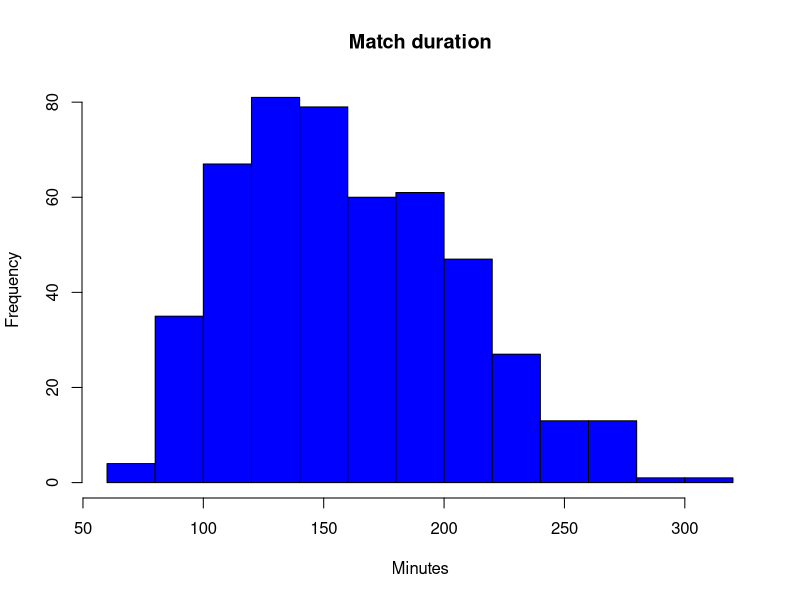
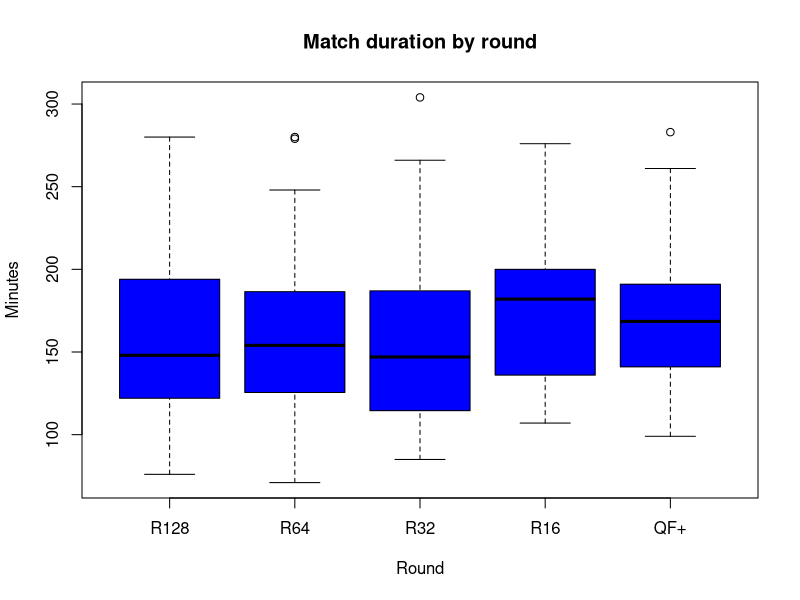
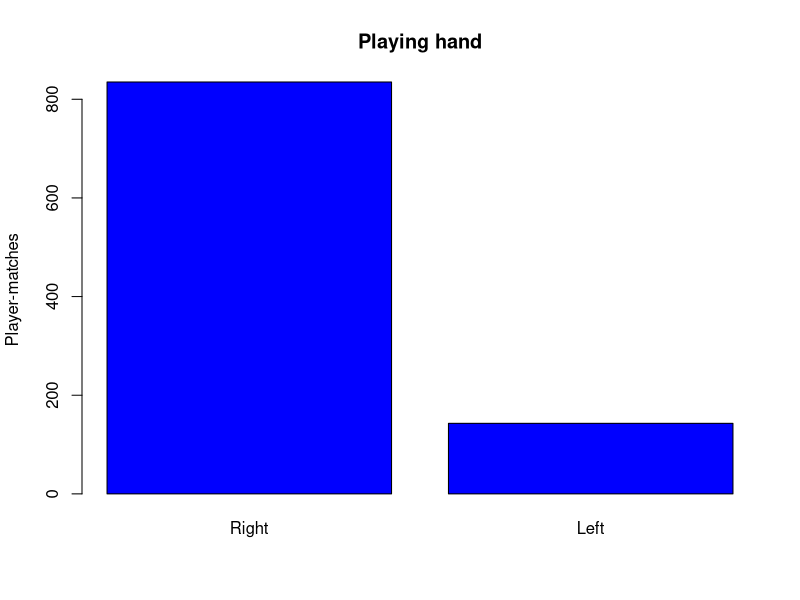
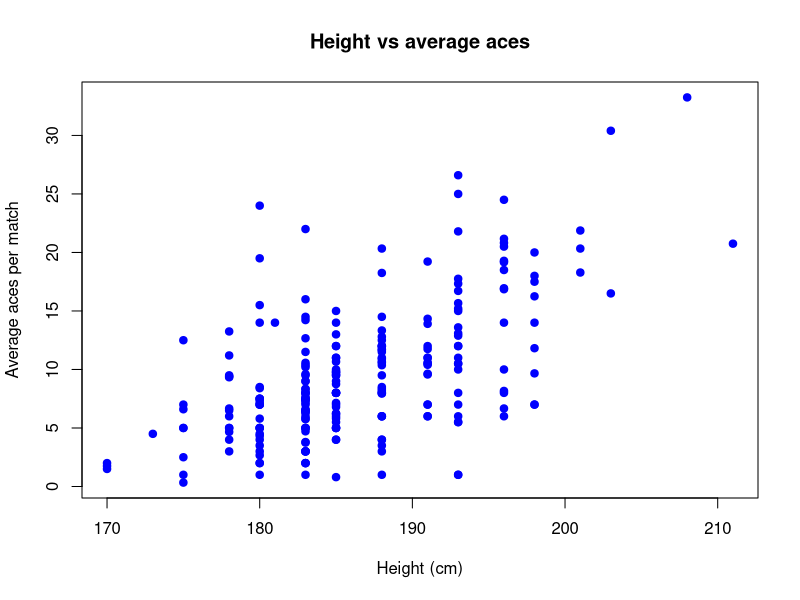
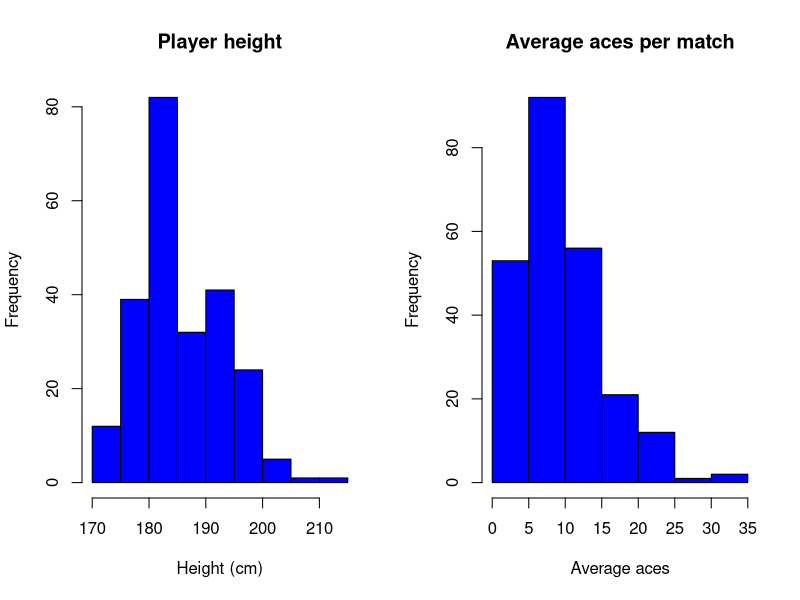
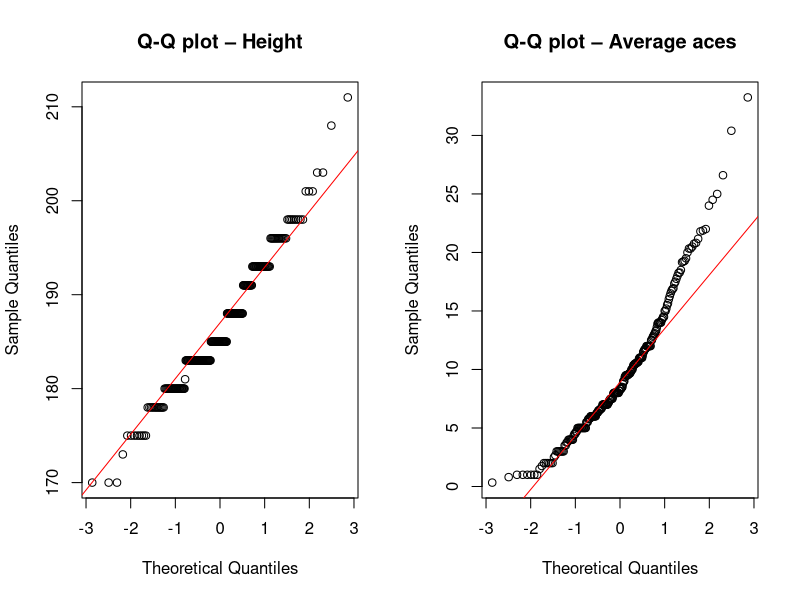
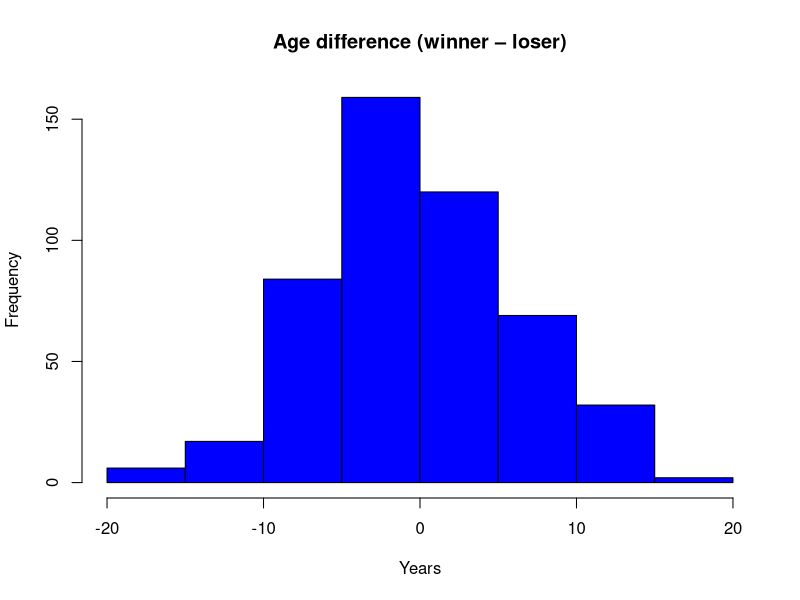
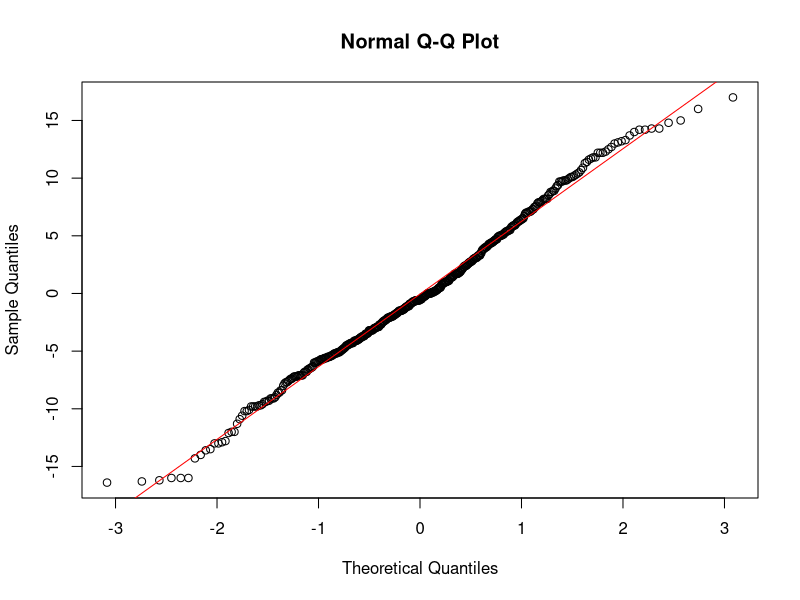

Recreate these plots in R, in order.
# =====================================================================
# Christopher McGlynn

# CA2 – Data Analysis: Men's singles at Wimbledon, 2022–2025
#
# Dataset : Jeff Sackmann, tennis_atp
#           https://github.com/JeffSackmann/tennis_atp
#           Files atp_matches_2022.csv to atp_matches_2025.csv
# Structure: one row = one match. Columns starting "winner_" / "w_"
#           for winner, "loser_" / "l_" for loser.
#
# The script has two parts:
#   PART 1 – Data preparation (steps 1 to 10)
#   PART 2 – One hypothesis test for each of the five questions
#
# Every question follows the same five steps:
#   1. State H0 and H1, name the independent (IV) and dependent (DV) variable
#   2. Describe the data (mean, median, variance)
#   3. Check normality – histogram, Q-Q plot and Shapiro-Wilk test
#   4. Choose the test from the variable types and the normality result
#   5. Run the test, compare p with 0.05 and write the conclusion
#
# The questions:
#  1.Do taller players serve more aces?
#  2.Are match winners older or younger than the players they beat?
#  3.Do left-handers win more often than right-handers when they meet?
#  4.Do winners serve fewer double faults than losers?
#  5.Does match duration differ by round?
# =====================================================================

#install.packages(c("lattice","car","rstatix","dplyr","coin"))  # run once only
library(lattice)  # histogram() split by group (Q5)
library(car)      # leveneTest() – checks for equal variances (Q5)
library(rstatix)  # wilcox_effsize() – effect size for the Wilcoxon test (Q4)
library(dplyr)    # group_by() and summarise() – average aces per player (Q1)

# =====================================================================
# PART 1 – DATA PREPARATION
# =====================================================================

# ---- Step 1: Read the dataset ----------------------------
all_matches <- read.csv("Data/atp_matches_2022_2025.csv")
dim(all_matches)   
str(all_matches)   # shows the type of every column
cat("Matches in the full dataset:", nrow(all_matches), "\n") # 11,923 rows (matches) 
cat("Columns in the full dataset:", ncol(all_matches), "\n") # 49 columns

# The file has no year column, so create one from tournament date
all_matches$year <- all_matches$tourney_date %/% 10000
table(all_matches$year)

# ---- Step 2: Keep Wimbledon matches only ----------------------------
wimbledon <- subset(all_matches, tourney_name == "Wimbledon")
dim(wimbledon)          
table(wimbledon$year)  # 127 matches every year
cat("Wimbledon matches:", nrow(wimbledon), "\n") # 508 matches

# These three columns can be dropped as Wimbledon will have the same
# figures for each one and therefore no point including these
table(wimbledon$surface)
table(wimbledon$best_of)
table(wimbledon$tourney_level)

# ---- Step 3: Remove retirements and walkovers -----------------------
# A match that stopped early (RET = retired, W/O = walkover,
# DEF = default)  would effect the results.
# grepl() returns TRUE for every score containing one of those words
retired <- grepl("RET|W/O|DEF", wimbledon$score)
sum(retired)                    
cat("Matches that did not finish:", sum(retired), "\n")  # 17 matches did not finish
wimbledon <- wimbledon[!retired, ]
nrow(wimbledon)                 
cat("Matches left after removing retirements and walkovers:", nrow(wimbledon), "\n")  # 491 matches left


# ---- Step 4: Keep only the variables needed for the five questions --
include_list <- names(wimbledon) %in% c("year", "round", "minutes",
                                        "winner_id", "winner_name", "winner_hand", "winner_ht", "winner_age",
                                        "loser_id", "loser_name", "loser_hand", "loser_ht", "loser_age",
                                        "w_ace", "l_ace", "w_df", "l_df")

wimbledon <- wimbledon[(include_list)]
str(wimbledon)


# ---- Step 5: Missing data ------------------------------------------
# Count the NAs in each column
colSums(is.na(wimbledon))            # one missing height for a winner and one for a loser
# Show the rows that have at least one NA
wimbledon[!complete.cases(wimbledon), ]

# Playing hand uses "U" for unknown instead of NA, so it is not
# picked up by is.na() so had to convert "U" to NA so R treats it as missing.
table(wimbledon$winner_hand)
table(wimbledon$loser_hand)
wimbledon$winner_hand[wimbledon$winner_hand == "U"] <- NA
wimbledon$loser_hand[wimbledon$loser_hand == "U"] <- NA

# na.omit() removes every row with an NA.
# Only 2 matches are affected
wimbledon <- na.omit(wimbledon)
nrow(wimbledon)                      

# ---- Step 6: Rename and convert variable types ---------------------
# I changed minutes to match minutes
names(wimbledon)[names(wimbledon) == "minutes"] <- "match_minutes"

# Round is read in as text (character). It is ORDINAL data - it has a natural order
# (first round -> final), so convert it to an ORDERED factor
wimbledon$round <- factor(wimbledon$round, order = TRUE,
                          levels = c("R128", "R64", "R32", "R16", "QF", "SF", "F"))
table(wimbledon$round)   # QF = 15, SF = 7, F = 4 – too few to test on their own so have to make amendments

# Group the quarter-finals, semi-finals and final into one level, "QF+",
# so that every group has enough matches for Q5 (26 matches)
wimbledon$round_group <- as.character(wimbledon$round)
wimbledon$round_group[wimbledon$round %in% c("QF", "SF", "F")] <- "QF+"
wimbledon$round_group <- factor(wimbledon$round_group, order = TRUE,
                                levels = c("R128", "R64", "R32", "R16", "QF+"))
table(wimbledon$round_group)

# Playing hand is NOMINAL data – the categories have no natural order –
# so convert it to a plain (unordered) factor
wimbledon$winner_hand <- factor(wimbledon$winner_hand, levels = c("R", "L"),
                                labels = c("Right", "Left"))
wimbledon$loser_hand  <- factor(wimbledon$loser_hand,  levels = c("R", "L"),
                                labels = c("Right", "Left"))

# ---- Step 7: New variables for the paired questions ----------------
# Q2 and Q4 compare the winner and loser of the SAME match, so they
# are paired. A paired test works on the difference within each match.
# A negative value here means the winner had less than the loser.
wimbledon$age_diff <- wimbledon$winner_age - wimbledon$loser_age   # Q2 Age
wimbledon$df_diff  <- wimbledon$w_df - wimbledon$l_df              # Q4


# ---- Step 8: Restructure to one row per player per match -----------
# At the moment each row in the spreadsheet holds TWO players.
# I Split every match into a winner row and a loser row with the same
# column names.
# This allows us to examine player statistics by match result.

winners <- data.frame(year = wimbledon$year, round = wimbledon$round,
                      height = wimbledon$winner_ht, age = wimbledon$winner_age,
                      hand = wimbledon$winner_hand, aces = wimbledon$w_ace,
                      double_faults = wimbledon$w_df, result = "Won")
losers  <- data.frame(year = wimbledon$year, round = wimbledon$round,
                      height = wimbledon$loser_ht, age = wimbledon$loser_age,
                      hand = wimbledon$loser_hand, aces = wimbledon$l_ace,
                      double_faults = wimbledon$l_df, result = "Lost")

# rbind() stacks the winner and loser rows
players <- rbind(winners, losers)     # 489 x 2 = 978 rows

# result is a new categorical variable (Won / Lost) -> factor
players$result <- factor(players$result, levels = c("Won", "Lost"))
str(players)

# ---- Step 9: Descriptive statistics --------------------------------
# Mean, median, variance and standard deviation of each numeric
# variable. sapply() applies the same function to every column,
# and data.frame() puts the four results side by side in one table.
num_vars <- players[, c("height", "age", "aces", "double_faults")]
desc_stats <- data.frame(Mean     = sapply(num_vars, mean),
                         Median   = sapply(num_vars, median),
                         Variance = sapply(num_vars, var),
                         SD       = sapply(num_vars, sd))
round(desc_stats, 2)   # round() to 2 decimal places so it is easier to read

# For aces, the mean (10.6) is higher than the median (9). A few matches
# with very high ace counts (up to 54) pull the mean up, while the median
# is not affected by extreme values.
#
# For height (187.2 v 188) and age (27.1 v 26.7) the mean and median
# are close, which suggests a more symmetrical spread.
#
# Note: These statistics describe individual player-match observations.
# Q1 uses a separate dataset containing average aces per player.
# player_aces: one row per player (237 players), with aces
# averaged across all their Wimbledon matches, so every player
# counts once and the observations are independent.

# Match duration is stored in the wimbledon data frame (one row per match),
# not in players, so its mean, median, variance and standard deviation
# are calculated separately here.
mean(wimbledon$match_minutes); median(wimbledon$match_minutes)
var(wimbledon$match_minutes);  sd(wimbledon$match_minutes)

# Categorical variables are described with counts
table(players$hand)          # 835 right-handed, 143 left-handed
table(players$result)        # 489 won, 489 lost
table(wimbledon$round_group)


# ---- Step 10: Charts -----------------------------------
# Charts related to the data
hist(wimbledon$match_minutes, col = "blue", main = "Match duration",
     xlab = "Minutes")
boxplot(match_minutes ~ round_group, data = wimbledon, col = "blue",
        main = "Match duration by round", xlab = "Round", ylab = "Minutes")
barplot(table(players$hand), col = "blue", main = "Playing hand",
        ylab = "Player-matches")

# =====================================================================
# PART 2 – HYPOTHESIS TESTS
# For every test:
# p <= 0.05 -> reject H0
# p > 0.05  -> fail to reject H0
# =====================================================================

# =====================================================================
# Q1 – Do taller players serve more aces?
# =====================================================================

# H0: There is no correlation between height and average aces
#     served per match (rho = 0)
# H1: There is a correlation between height and average aces
#     served per match (rho != 0)
# Two-tailed, alpha = 0.05
#
# Variables:
#   height   – INDEPENDENT variable, continuous numeric (cm)
#   avg_aces – DEPENDENT variable, numeric (average aces per match)
#   Both are numeric variables, so no conversion is required.
#
# Each player will only appear once in the analysis.
# Average aces are calculated across all their Wimbledon matches.

# ---------------------------------------------------------------
# Create one dataset containing all players
# ---------------------------------------------------------------

# Create one row for every winner
q1_winners <- data.frame(
  player_id = wimbledon$winner_id,
  player_name = wimbledon$winner_name,
  height = wimbledon$winner_ht,
  aces = wimbledon$w_ace
)

# Create one row for every loser
q1_losers <- data.frame(
  player_id = wimbledon$loser_id,
  player_name = wimbledon$loser_name,
  height = wimbledon$loser_ht,
  aces = wimbledon$l_ace
)

# Combine winners and losers
q1_player_matches <- rbind(q1_winners, q1_losers)

# Calculate average aces per player across all matches
player_aces <- q1_player_matches %>%
  group_by(player_id) %>%
  summarise(
    player_name = first(player_name),
    height = first(height),
    avg_aces = mean(aces),
    matches = n(),
    .groups = "drop"
  )

# Examine the new dataset
View(player_aces)
str(player_aces)   # 237 players
plot(player_aces$height, player_aces$avg_aces, pch = 19, col = "blue",
     main = "Height vs average aces", xlab = "Height (cm)",
     ylab = "Average aces per match")


# ---------------------------------------------------------------
# Statistics
# ---------------------------------------------------------------

summary(player_aces)

mean(player_aces$height)       # 186.5
median(player_aces$height)     # 185
var(player_aces$height)        # 46.7

mean(player_aces$avg_aces)     # 9.6
median(player_aces$avg_aces)   # 8.3
var(player_aces$avg_aces)      # 32.7


# ---------------------------------------------------------------
# Normality: visual checks
# ---------------------------------------------------------------

par(mfrow = c(1, 2))

hist(player_aces$height, col = "blue",
     main = "Player height", xlab = "Height (cm)")

hist(player_aces$avg_aces, col = "blue",
     main = "Average aces per match", xlab = "Average aces")

# Q-Q plots

qqnorm(player_aces$height, main = "Q-Q plot – Height")
qqline(player_aces$height, col = "red")

qqnorm(player_aces$avg_aces, main = "Q-Q plot – Average aces")
qqline(player_aces$avg_aces, col = "red")

par(mfrow = c(1, 1))


# ---------------------------------------------------------------
# Normality: Shapiro-Wilk tests
# ---------------------------------------------------------------

# H0: Data is normally distributed
# H1: Data is not normally distributed

shapiro.test(player_aces$height)     # W = 0.969, p < 0.001 -> reject H0 -> not normal
shapiro.test(player_aces$avg_aces)   # W = 0.935, p < 0.001 -> reject H0 -> not normal

# DECISION: two numeric variables, neither normally distributed
#   -> SPEARMAN'S RANK CORRELATION


# ---------------------------------------------------------------
# Statistical test: Spearman's rank correlation
# ---------------------------------------------------------------

# exact = FALSE because there are tied values (many players share a height)
cor.test(player_aces$height, player_aces$avg_aces,
         method = "spearman", exact = FALSE)
#   rho = 0.531, p < 2.2e-16 -> p <= 0.05 -> REJECT H0

# Interpreting rho:
# Positive = taller players tend to serve more aces.
# Negative = taller players tend to serve fewer aces.
#
# Strength:
# |rho| > 0.7 = strong
# 0.3–0.7 = moderate
# |rho| < 0.3 = weak

# CONCLUSION: Spearman's rank correlation found a significant
# moderate positive correlation between player height and average
# aces served per match, rho = 0.53, p < 0.001 (237 players).
# Therefore, H0 is rejected. Taller players tend to serve more
# aces per match.

# =====================================================================
# Q2 – Are match winners older or younger?
# =====================================================================
# H0: The median age difference (winner – loser) is zero
# H1: The median age difference is not zero
# Two-tailed, alpha = 0.05
#
# Variables:
#   result – INDEPENDENT variable, categorical (Won / Lost)
#   age    – DEPENDENT variable, continuous numeric (years)
#   The two ages come from the same match -> PAIRED samples,
#   so we test the difference age_diff created in step 7 above.

# --- Describe the groups ---
# tapply() splits age by result and applies the function to each group
tapply(players$age, players$result, summary)   # medians: won 26.6, lost 26.8
tapply(players$age, players$result, var)       # variances: won 21.4, lost 18.8

# --- Normality ---
# For a paired test, normality is checked on the DIFFERENCES,
# because the test only uses the differences.
hist(wimbledon$age_diff, col = "blue", main = "Age difference (winner – loser)",
     xlab = "Years")
qqnorm(wimbledon$age_diff); qqline(wimbledon$age_diff, col = "red")
shapiro.test(wimbledon$age_diff)   # W = 0.994, p = 0.038 -> reject H0 -> not normal
# Visually looks close to normal,but just fails the formal test

# DECISION: paired numeric data, differences not normal
#   -> WILCOXON SIGNED-RANK TEST 

# --- Run the test ---
# paired = TRUE tells R the two columns belong to the same match
wilcox.test(wimbledon$winner_age, wimbledon$loser_age, paired = TRUE, exact = FALSE)
#   V = 56120, p = 0.546 -> p > 0.05 -> FAIL TO REJECT H0

# Check: the paired t-test gives the same decision
t.test(wimbledon$winner_age, wimbledon$loser_age, paired = TRUE)
#   mean difference -0.06 years, t(488) = -0.20, p = 0.839 -> same conclusion
#
# CONCLUSION: The Wilcoxon signed-rank test found no significant
# difference in age between match winners and losers (median 26.6
# versus 26.8 years), V = 56120, p = 0.546.
# Therefore, H0 is not rejected. There is insufficient statistical
# evidence to suggest that match winners and their opponents differ
# in age.


# =================================================================================
# Q3 – Do left-handers win more often than right-handers?
# =================================================================================

# H0: Left-handed and right-handed players are equally likely to win
#     when facing each other.
# H1: Left-handed and right-handed players are not equally likely to win.
# Two-tailed, alpha = 0.05
#
# Variables:
#   hand   – INDEPENDENT variable, categorical / nominal (Left / Right)
#   result – DEPENDENT variable, categorical (Won / Lost)
#   Each left-v-right match has one winner, so the test counts the
#   playing hand of the winner (winner_hand) in each match.
#   Only matches involving one left-handed and one right-handed
#   player are included.
#   Normality does not apply to categorical variables.


# --- Separate the left-v-right matches ---
mixed <- subset(wimbledon, winner_hand != loser_hand)
nrow(mixed)   # 129 matches


# --- Describe: Count the playing hand of match winners ---

# Each match contributes one observation: the playing hand of the winner
winner_hand_counts <- table(mixed$winner_hand)

winner_hand_counts               # Right: 67, Left: 62
prop.table(winner_hand_counts)   # Right: 52%, Left: 48%

barplot(winner_hand_counts, col = "blue",
        main = "Playing hand of match winners",
        xlab = "Playing hand", ylab = "Number of matches")


# DECISION: One categorical variable with two possible outcomes.
# Compare the observed counts against an expected 50:50 distribution.
#   -> CHI-SQUARED GOODNESS-OF-FIT TEST

# --- Run the test ---
# p = c(0.5, 0.5) sets the expected split: if hand made no difference,
# each hand would win half of the left-v-right matches
chi_result <- chisq.test(winner_hand_counts, p = c(0.5, 0.5))

chi_result
#   X-squared = 0.194, df = 1, p = 0.660
#   p > 0.05 -> FAIL TO REJECT H0


# CONCLUSION: The chi-squared test found no significant
# difference between the number of left-handed and right-handed winners
# in matches between players of different playing hands (62 versus 67),
# X-squared(1) = 0.19, p = 0.660.
# Therefore, H0 is not rejected. There is insufficient statistical
# evidence to suggest that left-handed players are more likely to win
# than right-handed players.

# =====================================================================
# Q4 – Do winners serve fewer double faults than losers?
# =====================================================================
# H0: The median difference in double faults (winner - loser) is zero
# H1: The median difference in double faults (winner - loser) is less than zero
# ONE-tailed, alpha = 0.05
#
# Variables:
#   result        – INDEPENDENT variable, categorical (Won / Lost), paired
#   double_faults – DEPENDENT variable,  numeric count
#   Paired within each match, so we test df_diff from step 7.

# --- Describe the groups ---
tapply(players$double_faults, players$result, summary)   # medians: won 3, lost 4
tapply(players$double_faults, players$result, var)       # variances: won 8.1, lost 9.4

# --- Normality of the differences ---
hist(wimbledon$df_diff, col = "blue",
     main = "Double-fault difference (winner – loser)", xlab = "Double faults")
qqnorm(wimbledon$df_diff); qqline(wimbledon$df_diff, col = "red")
shapiro.test(wimbledon$df_diff)   # W = 0.988, p < 0.001 -> reject H0 -> not normal

# DECISION: paired counts, differences not normal
#   -> WILCOXON SIGNED-RANK TEST, one-tailed

# --- Run the test ---
# alternative = "less" tests whether winner double faults are LOWER
# than loser double faults (the first column minus the second is < 0)
wilcox.test(wimbledon$w_df, wimbledon$l_df, paired = TRUE,
            alternative = "less", exact = FALSE)
#   V = 35762, p = 2.97e-07 -> p < 0.05 -> REJECT H0


df_long <- data.frame(result = players$result, double_faults = players$double_faults)
wilcox_effsize(df_long, double_faults ~ result, paired = TRUE)   # r = 0.23, small

# How often did the winner serve fewer (-1), the same (0) or more (1)?
table(sign(wimbledon$df_diff))   # fewer: 269, same: 46, more: 174
#
# CONCLUSION: Winners serve significantly fewer double faults than
# losers (median 3 v 4), V = 35762, p < 0.001, r = 0.23 (small effect).


# =====================================================================
# Q5 – Does match duration differ by round?
# =====================================================================
# H0: Match duration is the same in every round
# H1: Match duration differs in at least one round
# alpha = 0.05
#
# Variables:
#   round_group   – INDEPENDENT variable, ordered factor with 5 levels
#                   (converted in step 6)
#   match_minutes – DEPENDENT variable, continuous numeric (minutes)

# --- Describe the groups ---
tapply(wimbledon$match_minutes, wimbledon$round_group, summary)
tapply(wimbledon$match_minutes, wimbledon$round_group, var)

# --- Normality WITHIN each group ---
histogram(~ match_minutes | round_group, data = wimbledon, layout = c(5, 1),
          main = "Match duration by round", xlab = "Minutes")
tapply(wimbledon$match_minutes, wimbledon$round_group, shapiro.test)
#   R128 p < 0.001, R64 p = 0.106, R32 p = 0.005, R16 p = 0.064, QF+ p = 0.482
#   R128 and R32 are NOT normal

# --- Equal variances: Levene's test ---
# H0: variances are equal   H1: variances are not equal
leveneTest(match_minutes ~ round_group, data = wimbledon, center = mean)
#   F(4, 484) = 1.03, p = 0.391 -> fail to reject H0 -> variances equal

# DECISION: numeric DV, categorical IV with 5 independent groups,
# two groups not normal -> KRUSKAL-WALLIS TEST 

# --- Run the test ---
kruskal.test(match_minutes ~ round_group, data = wimbledon)
#   chi-squared = 6.38, df = 4, p = 0.173 -> p > 0.05 -> FAIL TO REJECT H0

# CONCLUSION: Median duration rises from 148 minutes in the first round
# to 182 in the fourth round, but the difference between rounds is not
# significant, chi-squared(4) = 6.38, p = 0.17.
